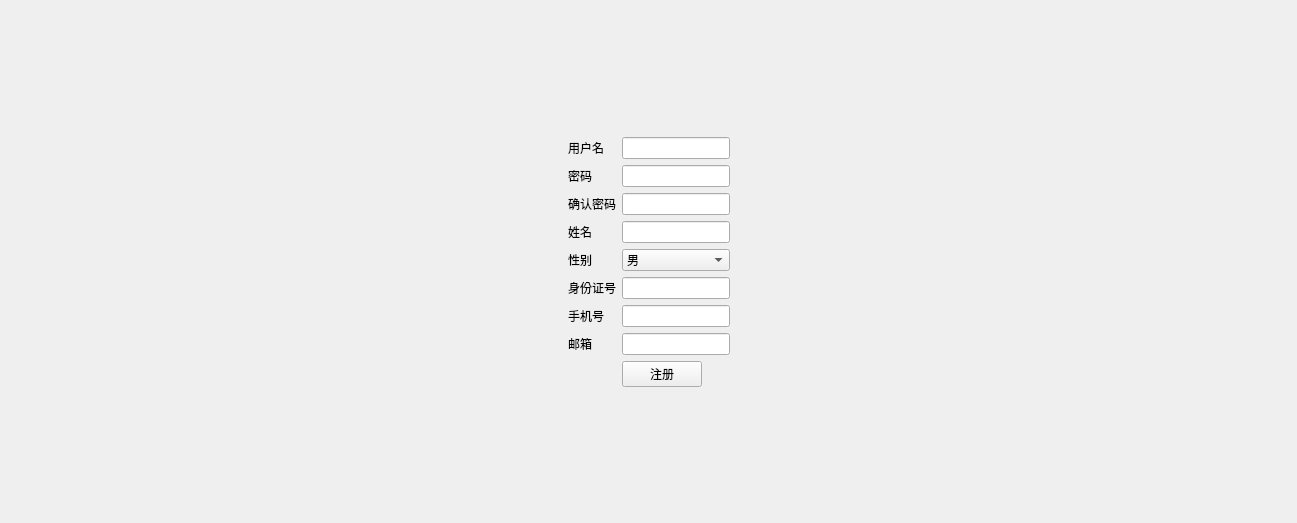
<?xml version="1.0" encoding="UTF-8"?>
<ui version="4.0">
 <class>Register</class>
 <widget class="QWidget" name="Register">
  <property name="geometry">
   <rect>
    <x>0</x>
    <y>0</y>
    <width>1297</width>
    <height>523</height>
   </rect>
  </property>
  <property name="windowTitle">
   <string>Form</string>
  </property>
  <layout class="QGridLayout" name="gridLayout">
   <item row="0" column="1">
    <spacer name="verticalSpacer">
     <property name="orientation">
      <enum>Qt::Vertical</enum>
     </property>
     <property name="sizeHint" stdset="0">
      <size>
       <width>20</width>
       <height>127</height>
      </size>
     </property>
    </spacer>
   </item>
   <item row="0" column="3">
    <spacer name="verticalSpacer_2">
     <property name="orientation">
      <enum>Qt::Vertical</enum>
     </property>
     <property name="sizeHint" stdset="0">
      <size>
       <width>20</width>
       <height>127</height>
      </size>
     </property>
    </spacer>
   </item>
   <item row="1" column="0">
    <spacer name="horizontalSpacer">
     <property name="orientation">
      <enum>Qt::Horizontal</enum>
     </property>
     <property name="sizeHint" stdset="0">
      <size>
       <width>537</width>
       <height>20</height>
      </size>
     </property>
    </spacer>
   </item>
   <item row="1" column="1">
    <widget class="QLabel" name="label">
     <property name="text">
      <string>用户名</string>
     </property>
    </widget>
   </item>
   <item row="1" column="2" colspan="2">
    <widget class="QLineEdit" name="username_edit"/>
   </item>
   <item row="1" column="4">
    <spacer name="horizontalSpacer_2">
     <property name="orientation">
      <enum>Qt::Horizontal</enum>
     </property>
     <property name="sizeHint" stdset="0">
      <size>
       <width>537</width>
       <height>20</height>
      </size>
     </property>
    </spacer>
   </item>
   <item row="2" column="1">
    <widget class="QLabel" name="label_2">
     <property name="text">
      <string>密码</string>
     </property>
    </widget>
   </item>
   <item row="2" column="2" colspan="2">
    <widget class="QLineEdit" name="password_edit">
     <property name="echoMode">
      <enum>QLineEdit::Password</enum>
     </property>
    </widget>
   </item>
   <item row="3" column="1">
    <widget class="QLabel" name="label_3">
     <property name="text">
      <string>确认密码</string>
     </property>
    </widget>
   </item>
   <item row="3" column="2" colspan="2">
    <widget class="QLineEdit" name="password_edit2">
     <property name="echoMode">
      <enum>QLineEdit::Password</enum>
     </property>
    </widget>
   </item>
   <item row="4" column="1">
    <widget class="QLabel" name="label_4">
     <property name="text">
      <string>姓名</string>
     </property>
    </widget>
   </item>
   <item row="4" column="2" colspan="2">
    <widget class="QLineEdit" name="name"/>
   </item>
   <item row="5" column="1">
    <widget class="QLabel" name="label_5">
     <property name="text">
      <string>性别</string>
     </property>
    </widget>
   </item>
   <item row="5" column="2" colspan="2">
    <widget class="QComboBox" name="sex_comboBox">
     <item>
      <property name="text">
       <string>男</string>
      </property>
     </item>
     <item>
      <property name="text">
       <string>女</string>
      </property>
     </item>
    </widget>
   </item>
   <item row="6" column="1">
    <widget class="QLabel" name="label_6">
     <property name="text">
      <string>身份证号</string>
     </property>
    </widget>
   </item>
   <item row="6" column="2" colspan="2">
    <widget class="QLineEdit" name="id_number_edit"/>
   </item>
   <item row="7" column="1">
    <widget class="QLabel" name="label_7">
     <property name="text">
      <string>手机号</string>
     </property>
    </widget>
   </item>
   <item row="7" column="2" colspan="2">
    <widget class="QLineEdit" name="phone_edit"/>
   </item>
   <item row="8" column="1">
    <widget class="QLabel" name="label_8">
     <property name="text">
      <string>邮箱</string>
     </property>
    </widget>
   </item>
   <item row="8" column="2" colspan="2">
    <widget class="QLineEdit" name="email_edit"/>
   </item>
   <item row="9" column="2">
    <widget class="QPushButton" name="register_button">
     <property name="text">
      <string>注册</string>
     </property>
     <property name="icon">
      <iconset resource="qss.qrc">
       <normaloff>:/new/icon/icon/register.png</normaloff>:/new/icon/icon/register.png</iconset>
     </property>
    </widget>
   </item>
   <item row="10" column="2">
    <spacer name="verticalSpacer_3">
     <property name="orientation">
      <enum>Qt::Vertical</enum>
     </property>
     <property name="sizeHint" stdset="0">
      <size>
       <width>20</width>
       <height>126</height>
      </size>
     </property>
    </spacer>
   </item>
  </layout>
 </widget>
 <resources>
  <include location="qss.qrc"/>
 </resources>
 <connections/>
</ui>
